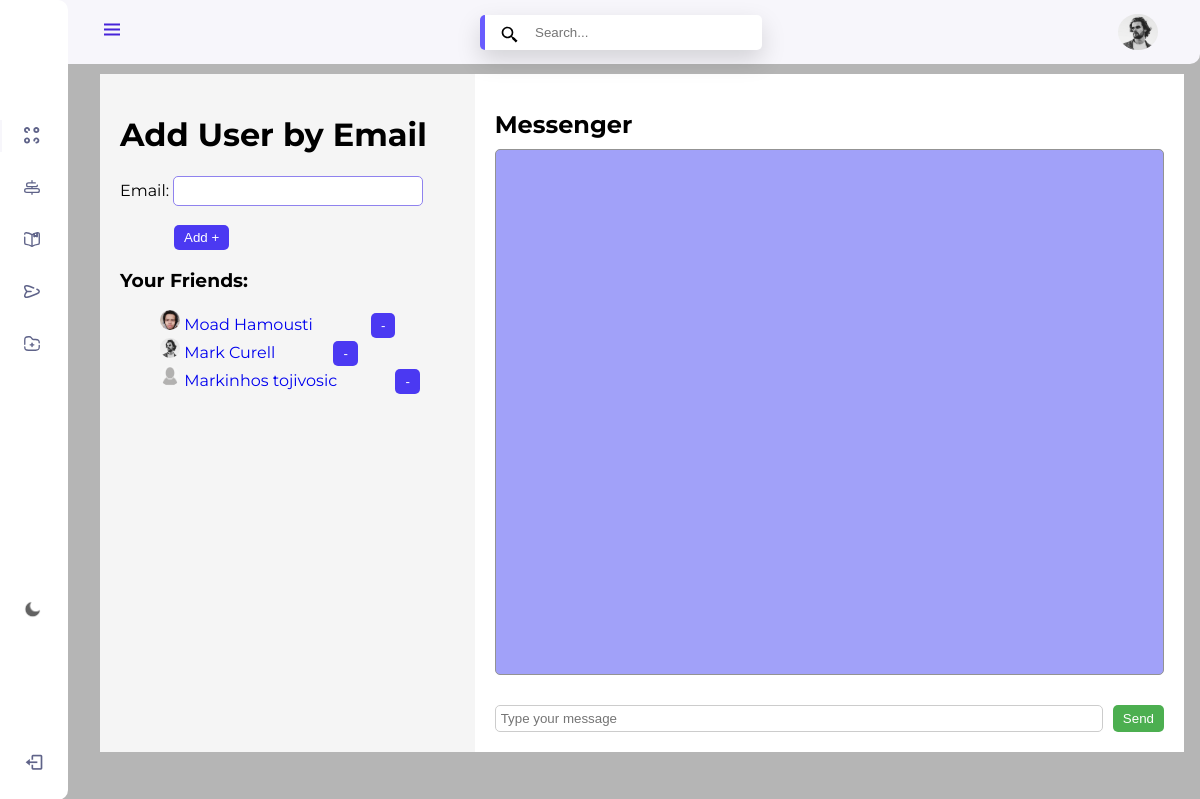
The app's page /dashboard/add_user (signed in) with its own data.
### main.py (models this page shows)
class User(db.Model, UserMixin):
    id = db.Column(db.Integer, primary_key=True)
    email = db.Column(db.String(120), unique=True, nullable=False)
    password = db.Column(db.String(80), nullable=False)
    fullname = db.Column(db.String(120), nullable=True)
    profile_picture = db.Column(db.String(), nullable=True)
    friends = relationship('User',
                           secondary='friendship',
                           primaryjoin=('User.id == friendship.c.user_id'),
                           secondaryjoin=('User.id == friendship.c.friend_id'),
                           backref='friendships')

### main.py (the view, shortened to what this page needs)
@app.route('/dashboard/add_user', methods=['GET', 'POST'])
@login_required
def add_user():
    friends = current_user.friends
    return render_template('add_user.html', friends=friends,user=current_user)

### main.py (called while the page is built)
@login_manager.user_loader
def load_user(user_id):
    return User.query.get(int(user_id))

### templates/add_user.html (shortened to what this page needs)
{% include 'base.html' %}
<!DOCTYPE html>
<html lang="en">
<head>
</head>
<body>
  <div class="cont">
    <div class="messaging-container">
      <div class="friends-list">
        <h1>Add User by Email</h1>
        <form id="add-user-form" method="POST" action="{{ url_for('add_user') }}">
            <label for="email">Email:</label>
            <input type="email" id="email" name="email" required><br><br>
            <button>Add +</button>
        </form>
        <h3>Your Friends:</h3>
        <ul id="friends-list">
          {% for friend in friends %}
          <li>
            <img src="{{ url_for('static', filename='images/{}'.format(friend.profile_picture)) }}" alt="">
            <a class="friend" href="#" data-email="{{ friend.email }}">
              {{ friend.fullname }}
            </a>
            <button class="remove-friend" data-email="{{ friend.email }}">-</button>
          </li>
          {% endfor %}
        </ul>
    </div>
      <div class="chat-window">
        <h1 class="chat-header">Messenger</h1>
        <div class="recipient-email-box">
        </div>
        <form id="chat-form" class="chat-input" method="POST" action="">
          <input type="text" id="message-input" name="message" placeholder="Type your message" required>
          <button type="submit" onclick="sendMessage()">Send</button>
        </form>
      </div>
    </div>
  </div>
</body>
</html>

### templates/base.html (shortened to what this page needs)
<!DOCTYPE html>
<html lang="en">
    <head>
        <link href='https://cdn.jsdelivr.net/npm/boxicons@2.0.5/css/boxicons.min.css' rel='stylesheet'>
        <link rel="stylesheet" href="/static/css/styles.css">
        <link href="https://cdn.jsdelivr.net/npm/remixicon@3.2.0/fonts/remixicon.css" rel="stylesheet">
    </head>
    <body id="body-pd">
        <header class="header" id="header">
            <div class="header__toggle">
                <i class='bx bx-menu' id="header-toggle"></i>
            </div>
            <div class="search-box">
              <input class="search-bar" id="search-input" placeholder="Search...">
            </div>
            <div class="dropdown">
              <button class="dropdown-toggle" onclick="toggleDropdown()">
                <i class="ri-notification-line"></i>
              </button>
            </div>
            <img src="{{ url_for('static', filename='images/{}'.format(user.profile_picture)) }}" alt="" onclick="toggleMenu()" class="user-pic" alt="">
        </header>
        <div class="l-navbar" id="nav-bar">
            <nav class="nav">
                <div>
                    <a href="#" class="nav__logo">
                        <img src="/static/images/logoo.svg" alt="" id="nav-logo">
                    </a>
                    <div class="nav__list">
                        <a href="{{ url_for('dashboard') }}" class="nav__link active">
                            <img src="/static/images/1.svg" class="nav__icon" alt="">
                        </a>
                        <a href="{{ url_for('stats') }}" class="nav__link">
                            <img src="/static/images/2.svg" class="nav__icon" alt="">
                        </a>
                        <a href="{{ url_for('calendar') }}" class="nav__link">
                            <img src="/static/images/3.svg" class="nav__icon" alt="">
                        </a>
                        <a href="{{ url_for('add_user') }}" class="nav__link">
                            <img src="/static/images/5.svg" class="nav__icon" alt="">
                        </a>
                        <a href="{{ url_for('profil') }}" class="nav__link">
                            <img src="/static/images/6.svg" class="nav__icon" alt="">
                        </a>
                    </div>
                </div>
                <img src="/static/images/moon.png" id="moon-icon">
                <a href="{{ url_for('logout') }}" class="nav__link">
                    <i class='bx bx-log-out nav__icon' ></i>
                </a>
            </nav>
        </div>
    </body>
</html>

### static/css/styles.css (style rules this page uses)
:root { --header-height: 3rem; --nav-width: 68px; --first-color: #4723D9; --first-color-light: #AFA5D9; --first-toggle-color:#4723D9; --first-lighter-color:#8264fc; --white-color: #F7F6FB; --light-grey: #b5b5b5; --darker-gray:#525252; --link-color:#5F6389; --black:#0000; --light-blue:rgb(23, 175, 195); --white2-color:#ffffff; --menu-white-color:#ffffff; --navbar-white-color:#ffffff; --link-bar-color:#5F6389; --body-font: 'Nunito', sans-serif; --normal-font-size: 1rem; --z-fixed: 100; }
*,::before,::after { box-sizing: border-box; }
body { position: relative; margin: var(--header-height) 0 0 0; padding: 0 1rem; font-family: var(--body-font); font-size: var(--normal-font-size); transition: .5s; background-color: var(--light-grey); }
a { text-decoration: none; }
.header { width: 100%; height: var(--header-height); position: fixed; top: 0; left: 0; display: flex; align-items: center; justify-content: space-between; padding: 0 1rem; background-color: var(--white-color); z-index: var(--z-fixed); transition: .5s; border-radius: 0 0 10px 0; }
.header__toggle { color: var(--first-toggle-color); font-size: 1.5rem; cursor: pointer; }
.l-navbar { position: fixed; top: 0; left: -30%; width: var(--nav-width); height: 100vh; background-color: var(--navbar-white-color); padding: .5rem 1rem 0 0; transition: .5s; z-index: var(--z-fixed); }
.nav { height: 100%; display: flex; flex-direction: column; justify-content: space-between; overflow: hidden; }
.nav__logo, .nav__link { display: grid; grid-template-columns: max-content max-content; align-items: center; column-gap: 1rem; padding: .05rem 0 .05rem 1.5rem; }
.nav__logo { margin-bottom: 5rem; }
.nav__logo img { padding-left: 30px; }
.nav__link { position: relative; color: var(--link-color); margin-bottom: 1.5rem; transition: .3s; height: 28px; }
.nav__link .nav__icon { width: 16px; }
.nav__icon { font-size: 1.25rem; }
.active { color: var(--first-color); }
.active::before { content: ''; position: absolute; left: 0; width: 2px; height: 32px; background-color: var(--white-color); }
@media screen and (min-width: 768px) { body { margin: calc(var(--header-height) + 1rem) 0 0 0; padding-left: calc(var(--nav-width) + 2rem); } }
@media screen and (min-width: 768px) { .header { height: calc(var(--header-height) + 1rem); padding: 0 2rem 0 calc(var(--nav-width) + 2rem); } }
@media screen and (min-width: 768px) { .l-navbar { left: 0; padding: 1rem 1rem 0 0; border-radius: 0px 10px 10px 0px; } }
.user-pic { width: 40px; border-radius: 50%; cursor: pointer; margin-right: 10px; }
.dropdown { position: absolute; right: 80px; left: px; }
.ri-notification-line { font-size: 15px; color: rgb(56, 56, 56); padding-right: 20px; }
.dropdown-toggle { background: none; border: none; cursor: pointer; top: 82%; right: 10%; }

### templates/base.html (style rules this page uses)
#moon-icon { width: 18px; cursor: pointer; margin-left: 23px; margin-top: 90px; }
:root { --header-height: 3rem; --nav-width: 68px; --first-color: #4723D9; --first-color-light: #AFA5D9; --first-toggle-color:#4723D9; --first-lighter-color:#8264fc; --white-color: #F7F6FB; --light-grey: #b5b5b5; --darker-gray:#525252; --link-color:#5F6389; --black:#0000; --light-blue:rgb(23, 175, 195); --white2-color:#ffffff; --menu-white-color:#ffffff; --navbar-white-color:#ffffff; --primary-color:#695CFE; --link-bar-color:#5F6389; --body-font: 'Nunito', sans-serif; --normal-font-size: 1rem; --z-fixed: 100; }
*,::before,::after { box-sizing: border-box; }
.search-box .search-bar { border: none; outline: 0; color: var(--darker-gray); border-left: 5px solid var(--primary-color); border-radius: 5px; padding: 10px 50px ; box-shadow: 0 10px 25px rgba(0, 0, 0, .15); background: url(/static/images/8.svg) no-repeat 15px 5px/20px 30px, #fff; }

### records on screen
User: profile_picture (picture), fullname "Mark Curell"
User: profile_picture (picture), fullname "Moad Hamousti"
User: profile_picture (picture), fullname "Markinhos tojivosic"
